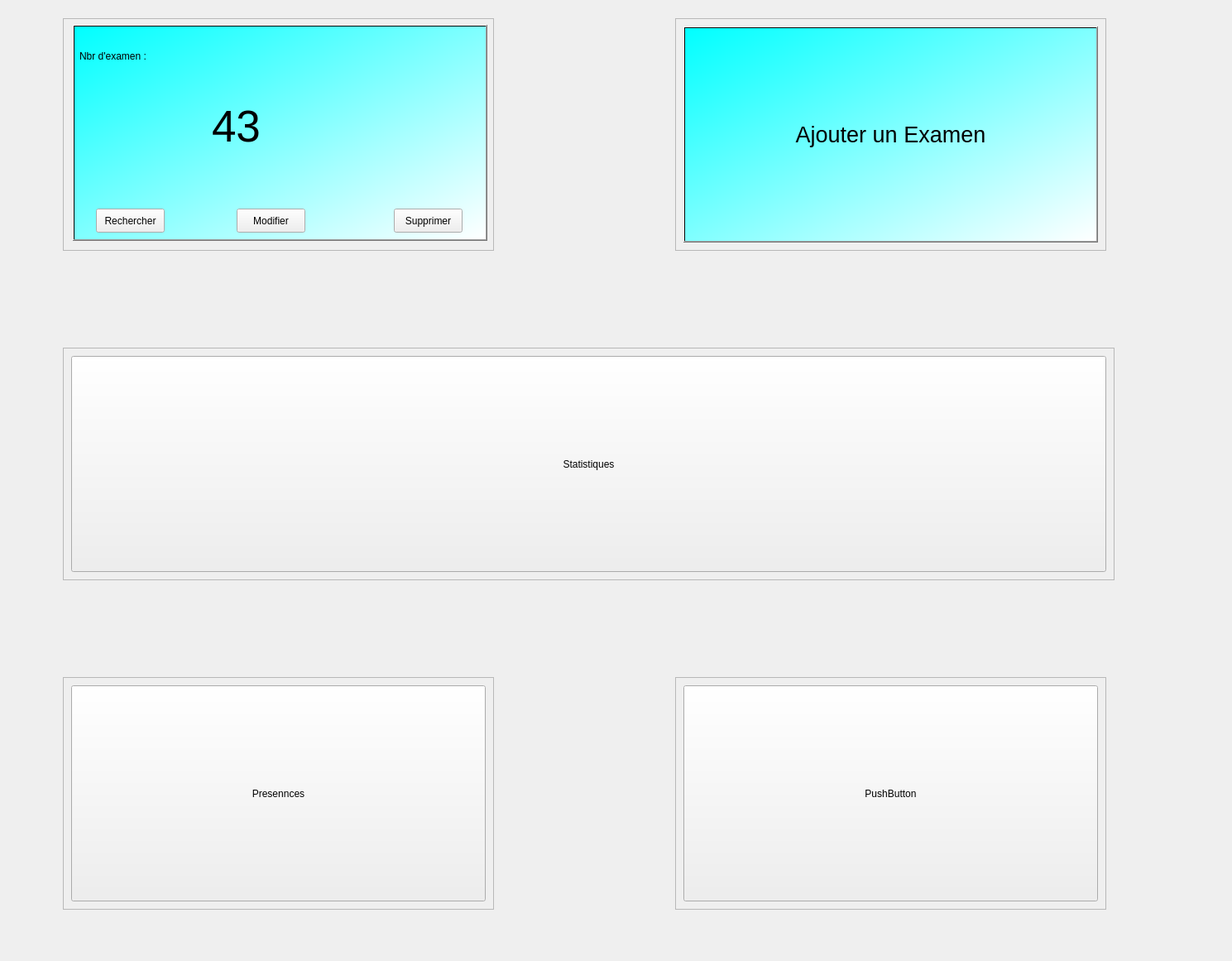
        <widget class="QWidget" name="scrollAreaWidgetContents_3">
         <property name="geometry">
          <rect>
           <x>0</x>
           <y>0</y>
           <width>1489</width>
           <height>1161</height>
          </rect>
         </property>
         <layout class="QGridLayout" name="gridLayout_4" rowminimumheight="0,0,80,0,0,80,0,0,0">
          <item row="5" column="0" colspan="2">
           <spacer name="horizontalSpacer_13">
            <property name="orientation">
             <enum>Qt::Orientation::Horizontal</enum>
            </property>
            <property name="sizeHint" stdset="0">
             <size>
              <width>40</width>
              <height>20</height>
             </size>
            </property>
           </spacer>
          </item>
          <item row="4" column="0" colspan="2">
           <spacer name="horizontalSpacer_14">
            <property name="orientation">
             <enum>Qt::Orientation::Horizontal</enum>
            </property>
            <property name="sizeHint" stdset="0">
             <size>
              <width>40</width>
              <height>20</height>
             </size>
            </property>
           </spacer>
          </item>
          <item row="6" column="1">
           <widget class="QFrame" name="frame_25">
            <property name="minimumSize">
             <size>
              <width>521</width>
              <height>281</height>
             </size>
            </property>
            <property name="maximumSize">
             <size>
              <width>521</width>
              <height>281</height>
             </size>
            </property>
            <property name="styleSheet">
             <string notr="true"/>
            </property>
            <property name="frameShape">
             <enum>QFrame::Shape::StyledPanel</enum>
            </property>
            <property name="frameShadow">
             <enum>QFrame::Shadow::Raised</enum>
            </property>
            <widget class="QPushButton" name="pushButton_45">
             <property name="geometry">
              <rect>
               <x>10</x>
               <y>10</y>
               <width>501</width>
               <height>261</height>
              </rect>
             </property>
             <property name="text">
              <string>PushButton</string>
             </property>
            </widget>
           </widget>
          </item>
          <item row="3" column="0" colspan="2">
           <widget class="QFrame" name="frame_26">
            <property name="minimumSize">
             <size>
              <width>1271</width>
              <height>281</height>
             </size>
            </property>
            <property name="maximumSize">
             <size>
              <width>1271</width>
              <height>281</height>
             </size>
            </property>
            <property name="styleSheet">
             <string notr="true"/>
            </property>
            <property name="frameShape">
             <enum>QFrame::Shape::StyledPanel</enum>
            </property>
            <property name="frameShadow">
             <enum>QFrame::Shadow::Raised</enum>
            </property>
            <widget class="QPushButton" name="pushButton_46">
             <property name="geometry">
              <rect>
               <x>10</x>
               <y>10</y>
               <width>1251</width>
               <height>261</height>
              </rect>
             </property>
             <property name="text">
              <string>Statistiques</string>
             </property>
            </widget>
           </widget>
          </item>
          <item row="2" column="0" colspan="2">
           <spacer name="horizontalSpacer_15">
            <property name="orientation">
             <enum>Qt::Orientation::Horizontal</enum>
            </property>
            <property name="sizeHint" stdset="0">
             <size>
              <width>40</width>
              <height>20</height>
             </size>
            </property>
           </spacer>
          </item>
          <item row="0" column="1">
           <widget class="QFrame" name="frame_27">
            <property name="minimumSize">
             <size>
              <width>521</width>
              <height>281</height>
             </size>
            </property>
            <property name="maximumSize">
             <size>
              <width>521</width>
              <height>281</height>
             </size>
            </property>
            <property name="styleSheet">
             <string notr="true"/>
            </property>
            <property name="frameShape">
             <enum>QFrame::Shape::StyledPanel</enum>
            </property>
            <property name="frameShadow">
             <enum>QFrame::Shadow::Raised</enum>
            </property>
            <widget class="QPushButton" name="pushButton_47">
             <property name="geometry">
              <rect>
               <x>10</x>
               <y>10</y>
               <width>501</width>
               <height>261</height>
              </rect>
             </property>
             <property name="font">
              <font>
               <pointsize>20</pointsize>
              </font>
             </property>
             <property name="styleSheet">
              <string notr="true">background-color: qlineargradient(spread:pad, x1:0, y1:0, x2:1, y2:1, stop:0 rgba(0, 255, 255, 255), stop:1 rgba(255, 255, 255, 255));</string>
             </property>
             <property name="text">
              <string>Ajouter un Examen</string>
             </property>
            </widget>
           </widget>
          </item>
          <item row="0" column="0">
           <widget class="QFrame" name="frame_28">
            <property name="minimumSize">
             <size>
              <width>521</width>
              <height>281</height>
             </size>
            </property>
            <property name="maximumSize">
             <size>
              <width>521</width>
              <height>281</height>
             </size>
            </property>
            <property name="styleSheet">
             <string notr="true"/>
            </property>
            <property name="frameShape">
             <enum>QFrame::Shape::StyledPanel</enum>
            </property>
            <property name="frameShadow">
             <enum>QFrame::Shadow::Raised</enum>
            </property>
            <widget class="QPushButton" name="pushButton_48">
             <property name="geometry">
              <rect>
               <x>12</x>
               <y>8</y>
               <width>501</width>
               <height>261</height>
              </rect>
             </property>
             <property name="sizePolicy">
              <sizepolicy hsizetype="Minimum" vsizetype="Fixed">
               <horstretch>0</horstretch>
               <verstretch>0</verstretch>
              </sizepolicy>
             </property>
             <property name="styleSheet">
              <string notr="true">background-color: qlineargradient(spread:pad, x1:0, y1:0, x2:1, y2:1, stop:0 rgba(0, 255, 255, 255), stop:1 rgba(255, 255, 255, 255));</string>
             </property>
             <property name="text">
              <string/>
             </property>
             <property name="checkable">
              <bool>false</bool>
             </property>
             <property name="checked">
              <bool>false</bool>
             </property>
            </widget>
            <widget class="QLabel" name="label_17">
             <property name="geometry">
              <rect>
               <x>20</x>
               <y>20</y>
               <width>171</width>
               <height>51</height>
              </rect>
             </property>
             <property name="styleSheet">
              <string notr="true">QLabel {
    background-color: transparent;
}</string>
             </property>
             <property name="text">
              <string>Nbr d'examen : </string>
             </property>
            </widget>
            <widget class="QPushButton" name="pushButton_49">
             <property name="geometry">
              <rect>
               <x>40</x>
               <y>230</y>
               <width>83</width>
               <height>29</height>
              </rect>
             </property>
             <property name="text">
              <string>Rechercher</string>
             </property>
            </widget>
            <widget class="QPushButton" name="pushButton_50">
             <property name="geometry">
              <rect>
               <x>210</x>
               <y>230</y>
               <width>83</width>
               <height>29</height>
              </rect>
             </property>
             <property name="text">
              <string>Modifier</string>
             </property>
            </widget>
            <widget class="QPushButton" name="pushButton_51">
             <property name="geometry">
              <rect>
               <x>400</x>
               <y>230</y>
               <width>83</width>
               <height>29</height>
              </rect>
             </property>
             <property name="text">
              <string>Supprimer</string>
             </property>
            </widget>
            <widget class="QLabel" name="label_33">
             <property name="geometry">
              <rect>
               <x>180</x>
               <y>90</y>
               <width>141</width>
               <height>81</height>
              </rect>
             </property>
             <property name="font">
              <font>
               <pointsize>40</pointsize>
              </font>
             </property>
             <property name="styleSheet">
              <string notr="true">QLabel {
    background-color: transparent;
}</string>
             </property>
             <property name="text">
              <string>43</string>
             </property>
            </widget>
           </widget>
          </item>
          <item row="6" column="0">
           <widget class="QFrame" name="frame_29">
            <property name="minimumSize">
             <size>
              <width>521</width>
              <height>281</height>
             </size>
            </property>
            <property name="maximumSize">
             <size>
              <width>521</width>
              <height>281</height>
             </size>
            </property>
            <property name="styleSheet">
             <string notr="true"/>
            </property>
            <property name="frameShape">
             <enum>QFrame::Shape::StyledPanel</enum>
            </property>
            <property name="frameShadow">
             <enum>QFrame::Shadow::Raised</enum>
            </property>
            <widget class="QPushButton" name="pushButton_52">
             <property name="geometry">
              <rect>
               <x>10</x>
               <y>10</y>
               <width>501</width>
               <height>261</height>
              </rect>
             </property>
             <property name="text">
              <string>Presennces</string>
             </property>
            </widget>
           </widget>
          </item>
          <item row="1" column="0" colspan="2">
           <spacer name="horizontalSpacer_16">
            <property name="orientation">
             <enum>Qt::Orientation::Horizontal</enum>
            </property>
            <property name="sizeHint" stdset="0">
             <size>
              <width>40</width>
              <height>20</height>
             </size>
            </property>
           </spacer>
          </item>
          <item row="8" column="0" colspan="2">
           <spacer name="horizontalSpacer_17">
            <property name="orientation">
             <enum>Qt::Orientation::Horizontal</enum>
            </property>
            <property name="sizeHint" stdset="0">
             <size>
              <width>40</width>
              <height>20</height>
             </size>
            </property>
           </spacer>
          </item>
          <item row="7" column="0" colspan="2">
           <spacer name="horizontalSpacer_18">
            <property name="orientation">
             <enum>Qt::Orientation::Horizontal</enum>
            </property>
            <property name="sizeHint" stdset="0">
             <size>
              <width>40</width>
              <height>20</height>
             </size>
            </property>
           </spacer>
          </item>
         </layout>
        </widget>
